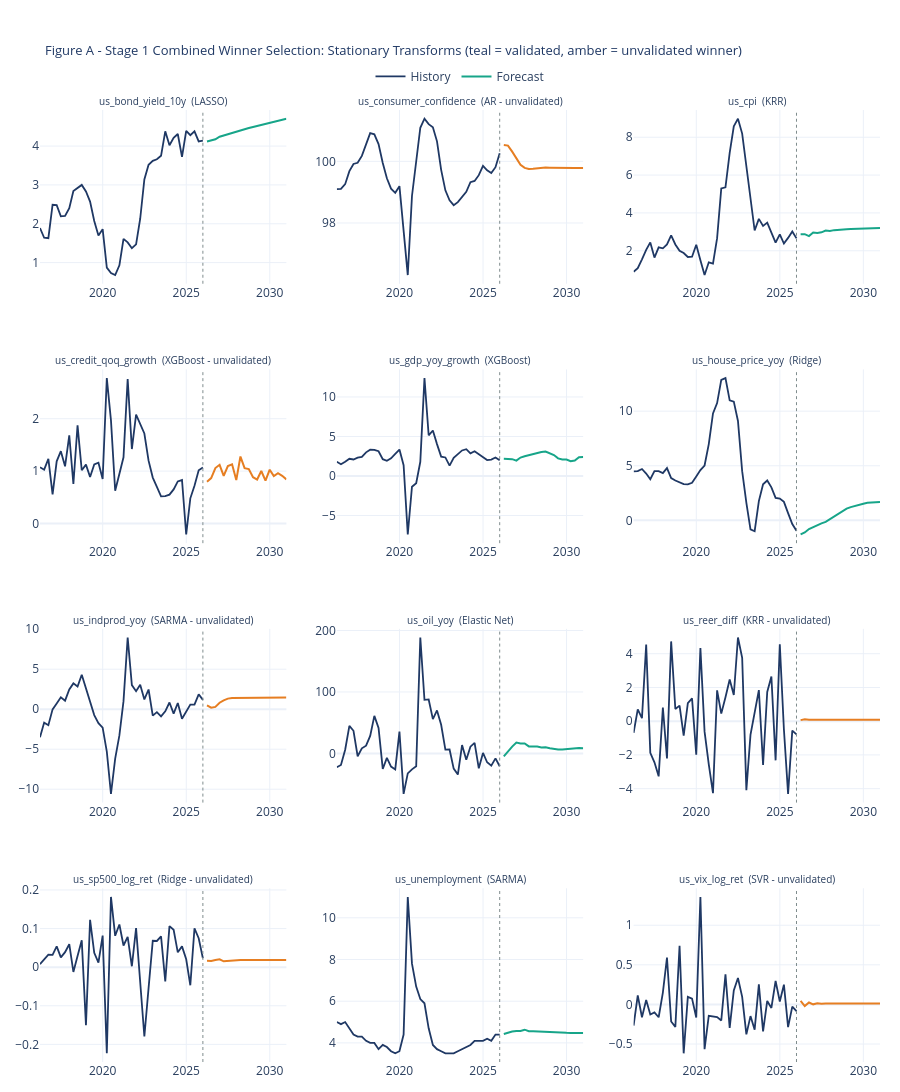

Notebook code cell kept with this figure:
### Markdown cell above
## Section 3 - Figure A: Stationary transforms

Matches 02b Figure 7.1 formatting. Shows 10 years of actual history plus
the 20-quarter combined winner forecast per variable.
Subplot title format: variable name with winning model and validation status.

### Code cell
# Subplot titles matching 02b Figure 7.1 format exactly
titles_a = [
    f"{v}  ({WINNER_INFO[v]['model']}{'' if WINNER_INFO[v]['validated'] else ' - unvalidated'})"
    for v in VARIABLES
]

fig_a = make_subplots(
    rows=N_ROWS, cols=N_COLS,
    subplot_titles=titles_a,
    vertical_spacing=0.09,
    horizontal_spacing=0.06
)

for i, var in enumerate(VARIABLES):
    row, col   = i // N_COLS + 1, i % N_COLS + 1
    validated  = WINNER_INFO[var]['validated']
    line_color = TEAL if validated else AMBER

    h = history.loc[chart_history_start:, var].dropna()
    f = forecast[var].dropna()

    # History trace
    fig_a.add_trace(
        go.Scatter(x=h.index, y=h.values, mode='lines',
                   line=dict(color=NAVY, width=1.8),
                   showlegend=(i == 0), name='History'),
        row=row, col=col
    )
    # Forecast trace
    fig_a.add_trace(
        go.Scatter(x=f.index, y=f.values, mode='lines',
                   line=dict(color=line_color, width=2),
                   showlegend=(i == 0), name='Forecast'),
        row=row, col=col
    )
    # Vertical line at forecast start
    fig_a.add_vline(
        x=h.index.max(), line_dash='dot', line_color=GREY, line_width=1,
        row=row, col=col
    )

fig_a.update_layout(
    title=dict(
        text='Figure A - Stage 1 Combined Winner Selection: Stationary Transforms '
             '(teal = validated, amber = unvalidated winner)',
        font=dict(size=13, color=NAVY)
    ),
    template=TEMPLATE,
    height=280 * N_ROWS,
    legend=dict(orientation='h', yanchor='bottom', y=1.02, xanchor='center', x=0.5),
    margin=dict(t=110, b=30, l=40, r=20)
)
fig_a.update_annotations(font_size=10)
fig_a.show()
